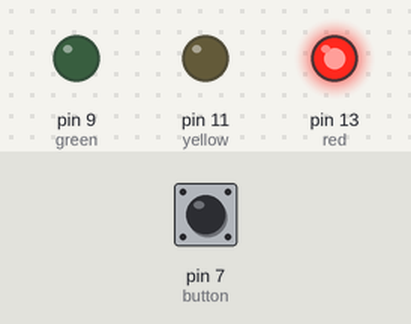
Simulated run of this sketch. Board: Arduino Uno, built with avr-gcc and run on an emulated ATmega328P. Parts: output pins drawn as LEDs (lit = HIGH). The inputs (shaded band) are chosen by the test bench; at power-on: pin 7 (button) HIGH.

Above: at 1.2 s.
1.3 s: pin 7 (button) pulled LOW for 3.2 s
At 4.39 s:
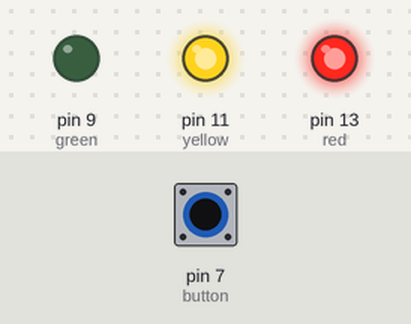
9.0 s: pin 7 (button) driven HIGH
Timing chart, 0 to 12.0 s (numbered marks = the images above; inputs shaded):
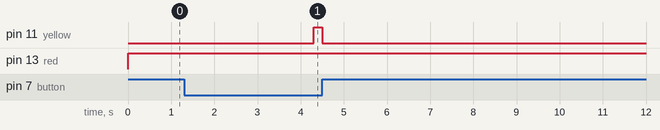

Measured:
- after the input at 1.3 s, pin 11 (yellow): LOW → HIGH after 3.0 s, → LOW 0.20 s later
- after the input at 9.0 s, every drawn part: stays the same

The sketch:

Nappijaliikennevalot.ino
```cpp
int red = 13;
int yellow = 11;
int green = 9;
int button = 7;

void setup() {
  pinMode(red, OUTPUT);
  pinMode(yellow, OUTPUT);
  pinMode(green, OUTPUT);
  pinMode(button, INPUT_PULLUP);
}

// odotus joka reagoi nappiin heti
bool waitMs(unsigned long timeMs) {
  unsigned long start = millis();
  while (millis() - start < timeMs) {
    if (digitalRead(button) == HIGH) {
      // heti punainen
      digitalWrite(red, HIGH);
      digitalWrite(yellow, LOW);
      digitalWrite(green, LOW);
      return true;
    }
  }
  return false;
}

void loop() {

  // punainen
  digitalWrite(red, HIGH);
  digitalWrite(yellow, LOW);
  digitalWrite(green, LOW);
  if (waitMs(3000)) return;

  // punainen + keltainen
  digitalWrite(yellow, HIGH);
  if (waitMs(1000)) return;

  // vihreä
  digitalWrite(red, LOW);
  digitalWrite(yellow, LOW);
  digitalWrite(green, HIGH);
  if (waitMs(3000)) return;

  // keltainen
  digitalWrite(green, LOW);
  digitalWrite(yellow, HIGH);
  waitMs(1000);
}
```
